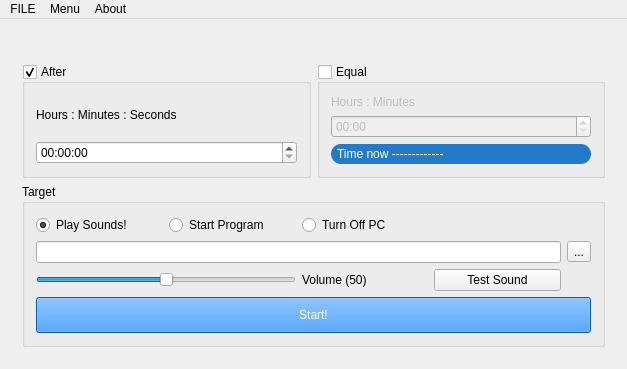
<?xml version="1.0" encoding="UTF-8"?>
<ui version="4.0">
 <class>MainWindow</class>
 <widget class="QMainWindow" name="MainWindow">
  <property name="geometry">
   <rect>
    <x>0</x>
    <y>0</y>
    <width>627</width>
    <height>369</height>
   </rect>
  </property>
  <property name="windowTitle">
   <string>ZTimer Job v1.0 - By ZAKARIA CHAHBOUN</string>
  </property>
  <widget class="QWidget" name="centralWidget">
   <layout class="QGridLayout" name="gridLayout">
    <item row="0" column="0">
     <widget class="QStackedWidget" name="stackedWidget">
      <property name="currentIndex">
       <number>1</number>
      </property>
      <widget class="QWidget" name="Page_Timer">
       <layout class="QGridLayout" name="gridLayout_2">
        <item row="0" column="0">
         <widget class="QLCDNumber" name="lcdNumber">
          <property name="styleSheet">
           <string notr="true">background-color: rgb(0, 0, 0);
color:rgb(255, 255, 255);
border-radius:20px;</string>
          </property>
          <property name="digitCount">
           <number>8</number>
          </property>
         </widget>
        </item>
       </layout>
      </widget>
      <widget class="QWidget" name="Page_Tools">
       <layout class="QGridLayout" name="gridLayout_5">
        <item row="0" column="1">
         <widget class="QLabel" name="Icon_HOURS">
          <property name="text">
           <string/>
          </property>
          <property name="pixmap">
           <pixmap resource="res.qrc">:/res/alarm-clock.png</pixmap>
          </property>
          <property name="alignment">
           <set>Qt::AlignCenter</set>
          </property>
         </widget>
        </item>
        <item row="1" column="0">
         <widget class="QGroupBox" name="AFTER_BOX">
          <property name="title">
           <string>After</string>
          </property>
          <property name="flat">
           <bool>false</bool>
          </property>
          <property name="checkable">
           <bool>true</bool>
          </property>
          <layout class="QGridLayout" name="gridLayout_3">
           <item row="1" column="0">
            <widget class="QLabel" name="label">
             <property name="text">
              <string>Hours : Minutes : Seconds</string>
             </property>
            </widget>
           </item>
           <item row="2" column="0">
            <widget class="QTimeEdit" name="AFTER_TIMER">
             <property name="currentSection">
              <enum>QDateTimeEdit::HourSection</enum>
             </property>
             <property name="displayFormat">
              <string>HH:mm:ss</string>
             </property>
            </widget>
           </item>
          </layout>
         </widget>
        </item>
        <item row="2" column="0" colspan="2">
         <widget class="QGroupBox" name="groupBox_3">
          <property name="title">
           <string>Target</string>
          </property>
          <layout class="QGridLayout" name="gridLayout_6">
           <item row="0" column="0">
            <widget class="QRadioButton" name="Target_PlaySound">
             <property name="text">
              <string>Play Sounds!</string>
             </property>
             <property name="icon">
              <iconset resource="res.qrc">
               <normaloff>:/res/music-player.png</normaloff>:/res/music-player.png</iconset>
             </property>
             <property name="checked">
              <bool>true</bool>
             </property>
             <attribute name="buttonGroup">
              <string notr="true">buttonGroup</string>
             </attribute>
            </widget>
           </item>
           <item row="1" column="0" colspan="4">
            <widget class="QLineEdit" name="path">
             <property name="readOnly">
              <bool>true</bool>
             </property>
            </widget>
           </item>
           <item row="1" column="4">
            <widget class="QToolButton" name="brows">
             <property name="text">
              <string>...</string>
             </property>
            </widget>
           </item>
           <item row="0" column="1">
            <widget class="QRadioButton" name="Target_StartProgram">
             <property name="text">
              <string>Start Program</string>
             </property>
             <property name="icon">
              <iconset resource="res.qrc">
               <normaloff>:/res/icon (2).png</normaloff>:/res/icon (2).png</iconset>
             </property>
             <attribute name="buttonGroup">
              <string notr="true">buttonGroup</string>
             </attribute>
            </widget>
           </item>
           <item row="4" column="0" colspan="5">
            <widget class="QPushButton" name="Start">
             <property name="styleSheet">
              <string notr="true">padding:10px;
color: white;
background-color: rgb(10, 128, 255);</string>
             </property>
             <property name="text">
              <string>Start!</string>
             </property>
            </widget>
           </item>
           <item row="3" column="0" colspan="2">
            <widget class="QSlider" name="volume">
             <property name="maximum">
              <number>100</number>
             </property>
             <property name="value">
              <number>50</number>
             </property>
             <property name="orientation">
              <enum>Qt::Horizontal</enum>
             </property>
             <property name="invertedAppearance">
              <bool>false</bool>
             </property>
             <property name="invertedControls">
              <bool>false</bool>
             </property>
             <property name="tickPosition">
              <enum>QSlider::NoTicks</enum>
             </property>
             <property name="tickInterval">
              <number>0</number>
             </property>
            </widget>
           </item>
           <item row="3" column="3">
            <widget class="QPushButton" name="testSound">
             <property name="text">
              <string>Test Sound</string>
             </property>
             <property name="icon">
              <iconset resource="res.qrc">
               <normaloff>:/res/play-button.png</normaloff>:/res/play-button.png</iconset>
             </property>
             <property name="checkable">
              <bool>true</bool>
             </property>
             <property name="autoRepeat">
              <bool>false</bool>
             </property>
             <property name="autoDefault">
              <bool>false</bool>
             </property>
            </widget>
           </item>
           <item row="3" column="2">
            <widget class="QLabel" name="volumeLabel">
             <property name="text">
              <string>Volume (50)</string>
             </property>
            </widget>
           </item>
           <item row="0" column="2">
            <widget class="QRadioButton" name="Target_TurnOff">
             <property name="text">
              <string>Turn Off PC</string>
             </property>
             <property name="icon">
              <iconset resource="res.qrc">
               <normaloff>:/res/power-button-symbol.png</normaloff>:/res/power-button-symbol.png</iconset>
             </property>
             <attribute name="buttonGroup">
              <string notr="true">buttonGroup</string>
             </attribute>
            </widget>
           </item>
          </layout>
         </widget>
        </item>
        <item row="1" column="1">
         <widget class="QGroupBox" name="EQUAL_BOX">
          <property name="title">
           <string>Equal</string>
          </property>
          <property name="flat">
           <bool>false</bool>
          </property>
          <property name="checkable">
           <bool>true</bool>
          </property>
          <property name="checked">
           <bool>false</bool>
          </property>
          <layout class="QGridLayout" name="gridLayout_4">
           <item row="1" column="0">
            <widget class="QLabel" name="label_2">
             <property name="text">
              <string>Hours : Minutes</string>
             </property>
            </widget>
           </item>
           <item row="2" column="0">
            <widget class="QTimeEdit" name="EQUAL_TIMER">
             <property name="displayFormat">
              <string>HH:mm</string>
             </property>
             <property name="calendarPopup">
              <bool>false</bool>
             </property>
            </widget>
           </item>
           <item row="3" column="0">
            <widget class="QLabel" name="clock">
             <property name="styleSheet">
              <string notr="true">border-radius:10px;
background-color: rgb(36, 122, 202);
color: rgb(255, 255, 255);
padding:3px;</string>
             </property>
             <property name="text">
              <string>Time now -------------</string>
             </property>
            </widget>
           </item>
          </layout>
         </widget>
        </item>
        <item row="0" column="0">
         <widget class="QLabel" name="Icon_TIMES">
          <property name="text">
           <string/>
          </property>
          <property name="pixmap">
           <pixmap resource="res.qrc">:/res/hourglass.png</pixmap>
          </property>
          <property name="alignment">
           <set>Qt::AlignCenter</set>
          </property>
         </widget>
        </item>
       </layout>
      </widget>
     </widget>
    </item>
   </layout>
  </widget>
  <widget class="QMenuBar" name="menuBar">
   <property name="geometry">
    <rect>
     <x>0</x>
     <y>0</y>
     <width>627</width>
     <height>20</height>
    </rect>
   </property>
   <widget class="QMenu" name="menuFILE">
    <property name="title">
     <string>FILE</string>
    </property>
    <addaction name="actionExit"/>
   </widget>
   <widget class="QMenu" name="menuMenu">
    <property name="title">
     <string>Menu</string>
    </property>
    <addaction name="actionTools"/>
    <addaction name="actionStop_Timer"/>
    <addaction name="actionStyle_1"/>
    <addaction name="actionStyle_2"/>
   </widget>
   <widget class="QMenu" name="menuAbout">
    <property name="title">
     <string>About</string>
    </property>
    <addaction name="actionCreator"/>
   </widget>
   <addaction name="menuFILE"/>
   <addaction name="menuMenu"/>
   <addaction name="menuAbout"/>
  </widget>
  <action name="actionExit">
   <property name="text">
    <string>Exit</string>
   </property>
   <property name="shortcut">
    <string>Shift+E</string>
   </property>
  </action>
  <action name="actionCreator">
   <property name="text">
    <string>Creator</string>
   </property>
   <property name="shortcut">
    <string>Shift+C</string>
   </property>
  </action>
  <action name="actionTools">
   <property name="text">
    <string>Tools</string>
   </property>
   <property name="shortcut">
    <string>Shift+T</string>
   </property>
  </action>
  <action name="actionStop_Timer">
   <property name="text">
    <string>Stop Timer</string>
   </property>
   <property name="shortcut">
    <string>Shift+S</string>
   </property>
  </action>
  <action name="actionStyle_1">
   <property name="checkable">
    <bool>true</bool>
   </property>
   <property name="checked">
    <bool>true</bool>
   </property>
   <property name="text">
    <string>Style 1 (Black)</string>
   </property>
  </action>
  <action name="actionStyle_2">
   <property name="checkable">
    <bool>true</bool>
   </property>
   <property name="text">
    <string>Style 2 (White)</string>
   </property>
  </action>
 </widget>
 <layoutdefault spacing="6" margin="11"/>
 <resources>
  <include location="res.qrc"/>
 </resources>
 <connections>
  <connection>
   <sender>actionExit</sender>
   <signal>triggered()</signal>
   <receiver>MainWindow</receiver>
   <slot>close()</slot>
   <hints>
    <hint type="sourcelabel">
     <x>-1</x>
     <y>-1</y>
    </hint>
    <hint type="destinationlabel">
     <x>313</x>
     <y>184</y>
    </hint>
   </hints>
  </connection>
 </connections>
 <buttongroups>
  <buttongroup name="buttonGroup"/>
 </buttongroups>
</ui>
